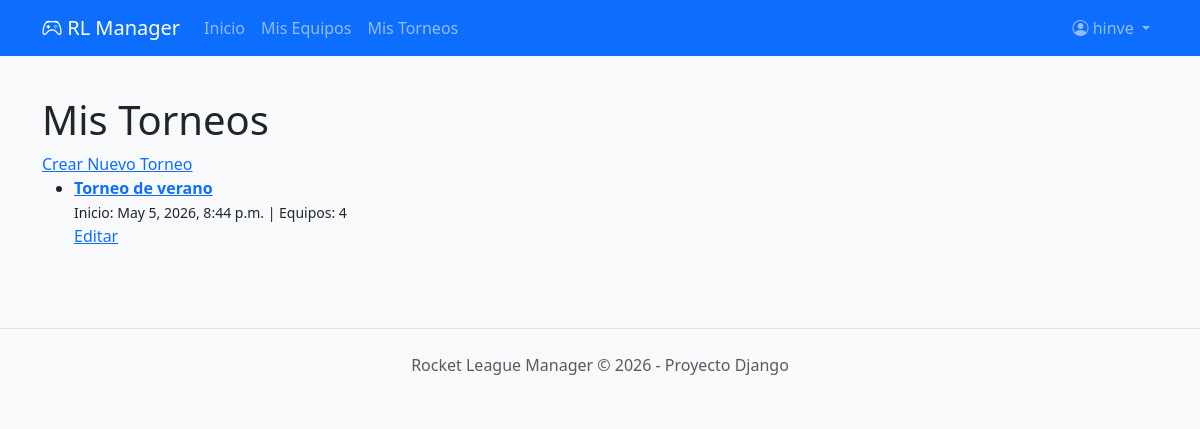
/torneos/mis-torneos/ (signed in), run on the app's committed database.
### torneos/models.py (models this page shows, shortened)
class Torneo(models.Model):
    nombre = models.CharField(max_length=50)
    fecha_inicio = models.DateTimeField()
    fecha_fin = models.DateTimeField()
    equipos_participantes = models.ManyToManyField(Equipo, related_name='torneos')
    creado_por = models.ForeignKey(User, on_delete=models.CASCADE, related_name='torneos_creados')

### torneos/views.py (the view)
# urls.py: path('mis-torneos/', views.torneo_list, name='torneo_list'),
@login_required
def torneo_list(request):
    torneos = Torneo.objects.filter(creado_por=request.user).order_by('-fecha_inicio')
    return render(request, 'torneos/torneos/list.html', {'torneos': torneos})

### torneos/templates/torneos/torneos/list.html (shortened to what this page needs)
{% extends "base.html" %}
{% block content %}
    <h1>Mis Torneos</h1>
    <a href="{% url 'torneo_create' %}" class="button">Crear Nuevo Torneo</a>
    <ul>
        {% for torneo in torneos %}
            <li>
                <strong><a href="{% url 'torneo_detail' torneo.id %}">{{ torneo.nombre }}</a></strong>
                <br>
                <small>Inicio: {{ torneo.fecha_inicio }} | Equipos: {{ torneo.equipos_participantes.count }}</small>
                <br>
                <a href="{% url 'torneo_update' torneo.id %}">Editar</a>
            </li>
        {% empty %}
            <li>No has creado ningún torneo todavía.</li>
        {% endfor %}
    </ul>
{% endblock %}

### torneos/templates/base.html (shortened to what this page needs)
<!DOCTYPE html>
<html lang="es">
<head>
    <link href="https://cdn.jsdelivr.net/npm/bootstrap@5.3.0/dist/css/bootstrap.min.css" rel="stylesheet">
    <link rel="stylesheet" href="https://cdn.jsdelivr.net/npm/bootstrap-icons@1.10.0/font/bootstrap-icons.css">
</head>
<body>
    <nav class="navbar navbar-expand-lg navbar-dark bg-primary mb-4">
        <div class="container">
            <a class="navbar-brand" href="{% url 'torneos' %}"><i class="bi bi-controller"></i> RL Manager</a>
            <div class="collapse navbar-collapse" id="navbarNav">
                <ul class="navbar-nav me-auto">
                    <li class="nav-item">
                        <a class="nav-link" href="{% url 'torneos' %}">Inicio</a>
                    </li>
                    {% if user.is_authenticated %}
                        <li class="nav-item">
                            <a class="nav-link" href="{% url 'equipo_list' %}">Mis Equipos</a>
                        </li>
                        <li class="nav-item">
                            <a class="nav-link" href="{% url 'torneo_list' %}">Mis Torneos</a>
                        </li>
                    {% endif %}
                </ul>
                <ul class="navbar-nav ms-auto">
                    {% if user.is_authenticated %}
                        <li class="nav-item dropdown">
                            <a class="nav-link dropdown-toggle" href="#" role="button" data-bs-toggle="dropdown">
                                <i class="bi bi-person-circle"></i> {{ user.username }}
                            </a>
                        </li>
                    {% else %}
                        <li class="nav-item">
                            <a class="nav-link btn btn-light text-primary px-3" href="{% url 'login' %}">Iniciar Sesión</a>
                        </li>
                    {% endif %}
                </ul>
            </div>
        </div>
    </nav>
    <div class="container">
        <main class="py-3">
            {% block content %}{% endblock %}
        </main>
    </div>
    <footer class="text-center text-muted py-4 mt-5 border-top">
        Rocket League Manager &copy; 2026 - Proyecto Django
    </footer>
</body>
</html>

### torneos/templates/base.html (style rules this page uses)
body { background-color: #f8f9fa; }

### data on the page
Torneo: nombre "Torneo de verano", fecha_inicio "May 5, 2026, 8:44 p.m.", equipos_participantes.count "4"

### other printed values
{{ user.username }} "hinve"
